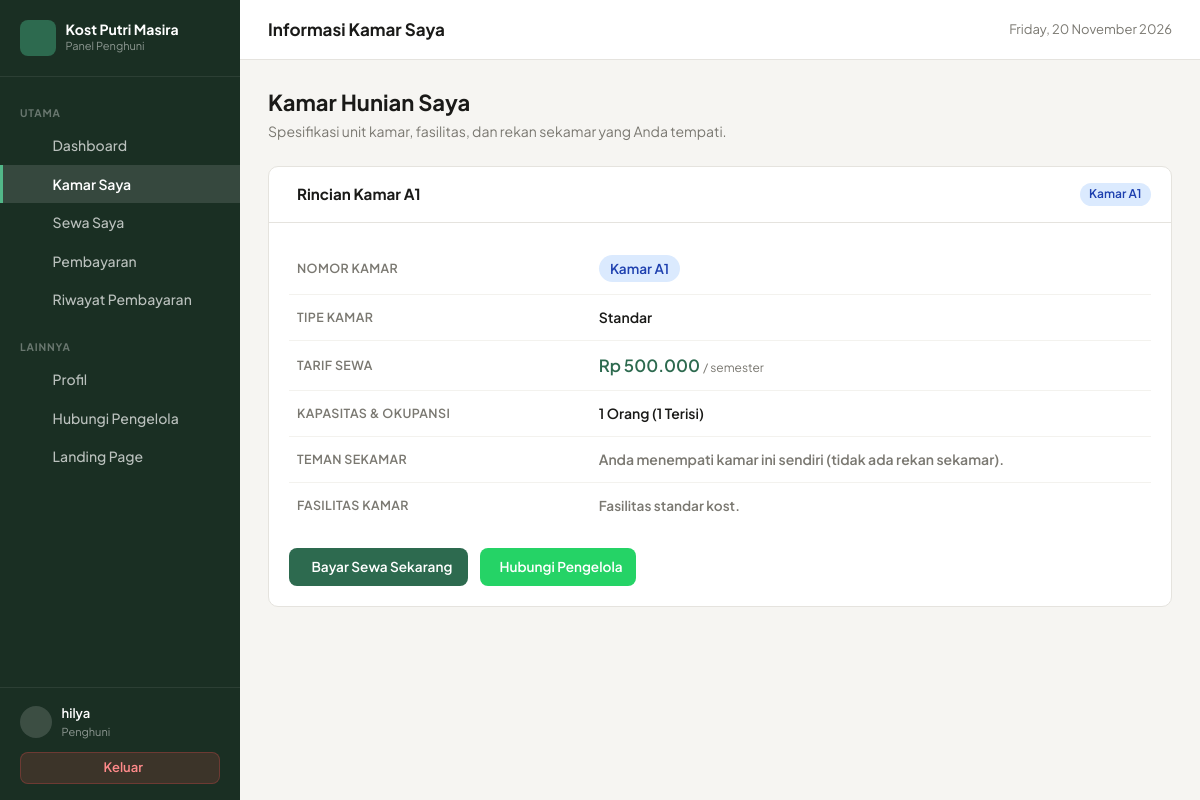
/penghuni/kamar.php (signed in), run on the app's committed database.
### tables this page shows
CREATE TABLE `penghuni` (
  `id_penghuni` int NOT NULL,
  `id_user` int NOT NULL,
  `nik` varchar(20) DEFAULT NULL,
  `no_hp` varchar(20) DEFAULT NULL,
  `alamat` text,
  `tanggal_masuk` date DEFAULT NULL,
  `status` enum('aktif','nonaktif') DEFAULT 'aktif'
);

CREATE TABLE `users` (
  `id_user` int NOT NULL,
  `nama` varchar(100) NOT NULL,
  `username` varchar(50) NOT NULL,
  `password` varchar(255) NOT NULL,
  `role` enum('pengelola','penghuni') NOT NULL,
  `created_at` timestamp NULL DEFAULT CURRENT_TIMESTAMP
);

CREATE TABLE `sewa` (
  `id_sewa` int NOT NULL,
  `id_penghuni` int NOT NULL,
  `id_kamar` int NOT NULL,
  `tanggal_mulai` date NOT NULL,
  `tanggal_selesai` date DEFAULT NULL,
  `periode` varchar(50) DEFAULT NULL,
  `total_sewa` decimal(12,2) NOT NULL,
  `status` enum('aktif','selesai') DEFAULT 'aktif'
);

CREATE TABLE `kamar` (
  `id_kamar` int NOT NULL,
  `nomor_kamar` varchar(20) NOT NULL,
  `tipe_kamar` varchar(50) DEFAULT NULL,
  `kapasitas` int NOT NULL DEFAULT '1',
  `harga` decimal(12,2) NOT NULL,
  `status` enum('kosong','terisi','penuh') NOT NULL DEFAULT 'kosong',
  `keterangan` text,
  `created_at` timestamp NULL DEFAULT CURRENT_TIMESTAMP
);

### includes/functions.php (called while the page is built, shortened)
<?php
function e(?string $string): string {
    return htmlspecialchars((string)$string, ENT_QUOTES, 'UTF-8');
}
function formatRupiah(float|int|string $angka, bool $denganSimbol = true): string {
    $nominal = (float) $angka;
    $hasil = number_format($nominal, 0, ',', '.');
    return $denganSimbol ? 'Rp ' . $hasil : $hasil;
}

### penghuni/kamar.php (the view, shortened to what this page needs)
<?php
require_once __DIR__ . '/../config/database.php';
require_once __DIR__ . '/../includes/functions.php';
$user = currentUser();
$id_user = (int)($user['id_user'] ?? $_SESSION['user_id'] ?? 0);
$stmtP = $pdo->prepare("
    SELECT p.*, u.nama, u.username, u.role
    FROM penghuni p
    JOIN users u ON p.id_user = u.id_user
    WHERE p.id_user = :id_user
    LIMIT 1
");
$stmtP->execute(['id_user' => $id_user]);
$penghuni = $stmtP->fetch();
$id_penghuni = (int)($penghuni['id_penghuni'] ?? 0);
$sewaAktif = null;
$jumlahPenghuniAktifKamar = 0;
$roommates = [];
$fasilitasKamar = [];
if ($id_penghuni > 0) {
    $stmtSewa = $pdo->prepare("
        SELECT
            s.*,
            k.nomor_kamar, k.tipe_kamar, k.harga AS harga_kamar, k.kapasitas, k.keterangan AS keterangan_kamar
        FROM sewa s
        JOIN kamar k ON s.id_kamar = k.id_kamar
        WHERE s.id_penghuni = :id_penghuni AND s.status = 'aktif'
        ORDER BY s.id_sewa DESC
        LIMIT 1
    ");
    $stmtSewa->execute(['id_penghuni' => $id_penghuni]);
    $sewaAktif = $stmtSewa->fetch();
    if ($sewaAktif) {
        $id_kamar = (int)$sewaAktif['id_kamar'];
        $stmtCount = $pdo->prepare("SELECT COUNT(*) FROM sewa WHERE id_kamar = :id_kamar AND status = 'aktif'");
        $stmtCount->execute(['id_kamar' => $id_kamar]);
        $jumlahPenghuniAktifKamar = (int)$stmtCount->fetchColumn();
        $stmtRoommates = $pdo->prepare("
            SELECT u.nama
            FROM sewa s
            JOIN penghuni p ON s.id_penghuni = p.id_penghuni
            JOIN users u ON p.id_user = u.id_user
            WHERE s.id_kamar = :id_kamar
              AND s.status = 'aktif'
              AND s.id_penghuni != :id_penghuni
        ");
        $stmtRoommates->execute(['id_kamar' => $id_kamar, 'id_penghuni' => $id_penghuni]);
        $roommates = $stmtRoommates->fetchAll(PDO::FETCH_COLUMN);
        $stmtFasilitas = $pdo->prepare("
            SELECT f.nama_fasilitas
            FROM kamar_fasilitas kf
            JOIN fasilitas f ON kf.id_fasilitas = f.id_fasilitas
            WHERE kf.id_kamar = :id_kamar
            ORDER BY f.nama_fasilitas ASC
        ");
        $stmtFasilitas->execute(['id_kamar' => $id_kamar]);
        $fasilitasKamar = $stmtFasilitas->fetchAll(PDO::FETCH_COLUMN);
    }
}
$waPengelola = '6282233053344';
$nomorKamarText = $sewaAktif ? "Kamar " . e($sewaAktif['nomor_kamar']) : "Penghuni Kost";
$namaPenghuniText = $penghuni['nama'] ?? $user['nama'] ?? 'Penghuni';
$waPesan = urlencode("Halo Pengelola Kost Putri Masira, saya {$namaPenghuniText} dari {$nomorKamarText}. Saya ingin menanyakan fasilitas kamar...");
$waUrl = "https://wa.me/{$waPengelola}?text={$waPesan}";
?><!DOCTYPE html>
<html lang="id">
<head>
<link rel="stylesheet" href="../assets/css/app.css">
</head>
<body>
<div class="layout">
<aside class="sidebar" id="sidebarPanel">
    <div class="sb-brand">
        <div class="sb-ico"><i class="ph ph-house-line"></i></div>
        <div>
            <div class="sb-name">Kost Putri Masira</div>
            <span class="sb-sub">Panel Penghuni</span>
        </div>
    </div>
    <nav class="sb-nav">
        <div class="sb-label">Utama</div>
        <a href="dashboard.php" class="sb-link"><i class="ph ph-squares-four"></i> Dashboard</a>
        <a href="kamar.php" class="sb-link active"><i class="ph ph-door"></i> Kamar Saya</a>
        <a href="sewa.php" class="sb-link"><i class="ph ph-file-text"></i> Sewa Saya</a>
        <a href="pembayaran.php" class="sb-link"><i class="ph ph-credit-card"></i> Pembayaran</a>
        <a href="riwayat_pembayaran.php" class="sb-link"><i class="ph ph-clock-counter-clockwise"></i> Riwayat Pembayaran</a>
        <div class="sb-label" style="margin-top:.5rem">Lainnya</div>
        <a href="profil.php" class="sb-link"><i class="ph ph-user"></i> Profil</a>
        <a href="<?= $waUrl ?>" target="_blank" rel="noopener" class="sb-link"><i class="ph ph-whatsapp-logo"></i> Hubungi Pengelola</a>
        <a href="../index.php" class="sb-link" target="_blank" rel="noopener"><i class="ph ph-globe"></i> Landing Page</a>
    </nav>
    <div class="sb-foot">
        <div class="sb-user">
            <div class="sb-avatar"><i class="ph ph-user"></i></div>
            <div>
                <div class="sb-uname"><?= e($penghuni['nama'] ?? $user['nama'] ?? 'Penghuni') ?></div>
                <div class="sb-urole">Penghuni</div>
            </div>
        </div>
        <a href="../logout.php" class="btn-logout"><i class="ph ph-sign-out"></i> Keluar</a>
    </div>
</aside>
<div class="main">
    <header class="topbar">
        <div class="topbar-title">Informasi Kamar Saya</div>
        <div class="topbar-actions">
            <div class="topbar-date"><i class="ph ph-calendar"></i> <?= date('l, d F Y') ?></div>
        </div>
    </header>
    <main class="content">
        <div class="pg-header">
            <div>
                <div class="pg-title">Kamar Hunian Saya</div>
                <p class="pg-sub">Spesifikasi unit kamar, fasilitas, dan rekan sekamar yang Anda tempati.</p>
            </div>
        </div>
        <?php if (!$sewaAktif): ?>
        <div class="panel">
            <div class="panel-body empty">
                <i class="ph ph-door"></i>
                <div style="font-size:1.05rem;font-weight:700;color:#1a1a18;margin-bottom:.35rem">Belum Memiliki Kamar Aktif</div>
                <p>Anda belum terdaftar menempati unit kamar aktif di Kost Putri Masira.</p>
            </div>
        </div>
        <?php else: ?>
        <div class="panel">
            <div class="panel-head">
                <div class="panel-title"><i class="ph ph-door"></i> Rincian Kamar <?= e($sewaAktif['nomor_kamar']) ?></div>
                <span class="badge bg-b">Kamar <?= e($sewaAktif['nomor_kamar']) ?></span>
            </div>
            <div class="panel-body">
                <table class="info-table">
                    <tbody>
                        <tr>
                            <td class="info-title">Nomor Kamar</td>
                            <td class="info-data">
                                <span class="badge bg-b" style="font-size:.85rem;padding:.25rem .7rem">Kamar <?= e($sewaAktif['nomor_kamar']) ?></span>
                            </td>
                        </tr>
                        <tr>
                            <td class="info-title">Tipe Kamar</td>
                            <td class="info-data"><?= e($sewaAktif['tipe_kamar'] ?: 'Standar') ?></td>
                        </tr>
                        <tr>
                            <td class="info-title">Tarif Sewa</td>
                            <td class="info-data" style="color:var(--green);font-size:1.05rem">
                                <?= formatRupiah($sewaAktif['harga_kamar']) ?> <span style="font-size:.75rem;color:var(--muted);font-weight:400">/ semester</span>
                            </td>
                        </tr>
                        <tr>
                            <td class="info-title">Kapasitas &amp; Okupansi</td>
                            <td class="info-data"><?= (int)$sewaAktif['kapasitas'] ?> Orang (<?= $jumlahPenghuniAktifKamar ?> Terisi)</td>
                        </tr>
                        <tr>
                            <td class="info-title">Teman Sekamar</td>
                            <td class="info-data">
                                <?php if (!empty($roommates)): ?>
                                    <div style="display:flex;gap:.4rem;flex-wrap:wrap">
                                        <?php foreach ($roommates as $rm): ?>
                                        <span class="badge bg-b"><i class="ph ph-user"></i> <?= e($rm) ?></span>
                                        <?php endforeach; ?>
                                    </div>
                                <?php else: ?>
                                    <span style="color:var(--muted)">Anda menempati kamar ini sendiri (tidak ada rekan sekamar).</span>
                                <?php endif; ?>
                            </td>
                        </tr>
                        <tr>
                            <td class="info-title">Fasilitas Kamar</td>
                            <td class="info-data">
                                <?php if (!empty($fasilitasKamar)): ?>
                                <div class="chips-wrap">
                                    <?php foreach ($fasilitasKamar as $f): ?>
                                    <span class="chip-f"><i class="ph ph-sparkle" style="color:var(--green)"></i> <?= e($f) ?></span>
                                    <?php endforeach; ?>
                                </div>
                                <?php else: ?>
                                <span style="color:var(--muted);font-size:.85rem">Fasilitas standar kost.</span>
                                <?php endif; ?>
                            </td>
                        </tr>
                    </tbody>
                </table>
                <div style="margin-top:1.25rem;display:flex;gap:.75rem;flex-wrap:wrap">
                    <a href="pembayaran.php" style="display:inline-flex;align-items:center;gap:.4rem;padding:.55rem 1rem;background:var(--green);color:#fff;border-radius:8px;font-size:.85rem;font-weight:600;text-decoration:none">
                        <i class="ph ph-credit-card"></i> Bayar Sewa Sekarang
                    </a>
                    <a href="<?= $waUrl ?>" target="_blank" rel="noopener" style="display:inline-flex;align-items:center;gap:.35rem;padding:.55rem .85rem;background:#25d366;color:#fff;border-radius:8px;font-size:.85rem;font-weight:600;text-decoration:none">
                        <i class="ph ph-whatsapp-logo"></i> Hubungi Pengelola
                    </a>
                </div>
            </div>
        </div>
        <?php endif; ?>
    </main>
</div>
</div>
</body>
</html>

### penghuni/kamar.php (style rules this page uses)
.info-table { width:100% }
.info-table tr td { padding:.75rem .5rem;border-bottom:1px solid #f3f2ee }
.info-table tr:last-child td { border-bottom:none }
.info-title { width:35%;font-size:.78rem;font-weight:600;color:var(--muted);text-transform:uppercase;letter-spacing:.03em }
.info-data { font-weight:600;color:#1a1a18 }

### data on the page
penghuni: id_user.nama "hilya"
sewa: id_kamar.nomor_kamar "A1", id_kamar.tipe_kamar "Standar", id_kamar.harga "Rp 500.000", id_kamar.kapasitas "1"

### other printed values
$jumlahPenghuniAktifKamar "1"
